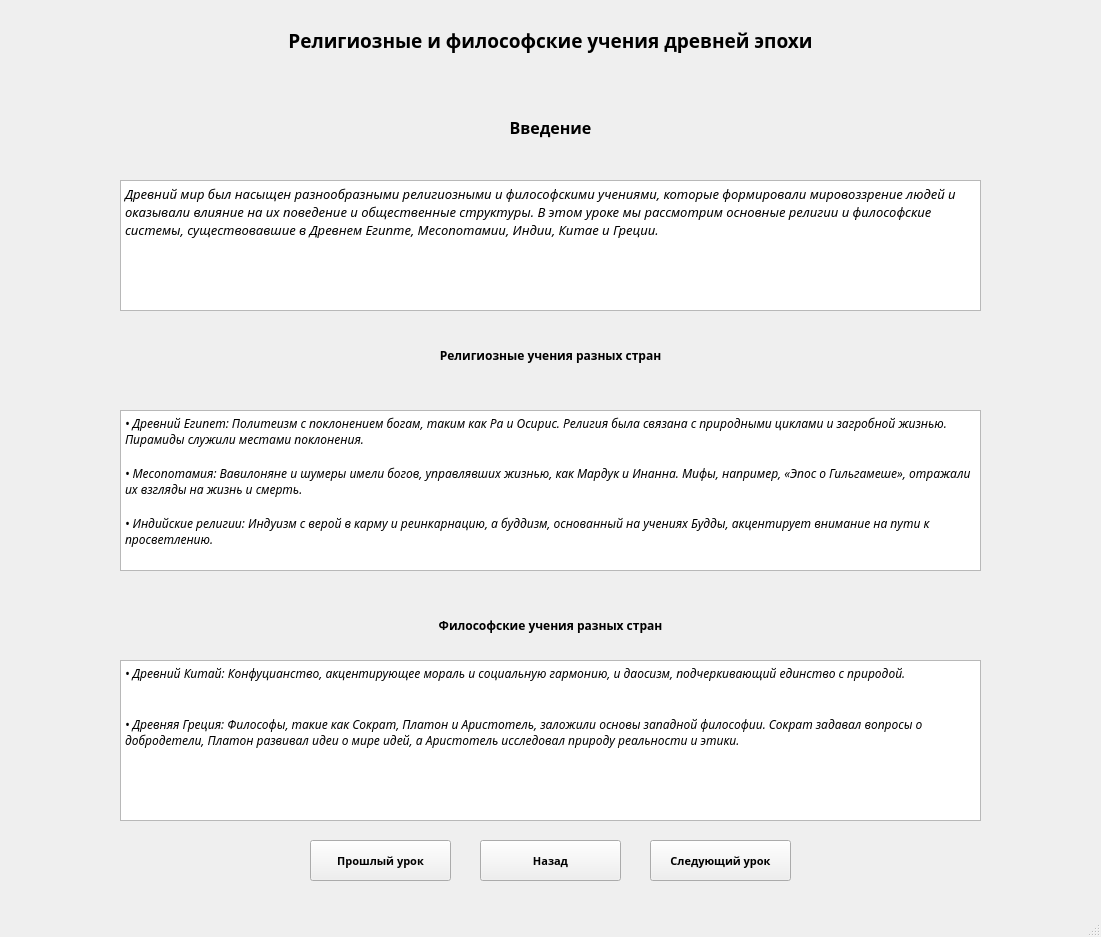
<?xml version="1.0" encoding="UTF-8"?>
<ui version="4.0">
 <class>MainWindow</class>
 <widget class="QMainWindow" name="MainWindow">
  <property name="geometry">
   <rect>
    <x>0</x>
    <y>0</y>
    <width>1101</width>
    <height>937</height>
   </rect>
  </property>
  <property name="font">
   <font>
    <family>Rockwell Extra Bold</family>
    <pointsize>8</pointsize>
    <weight>75</weight>
    <bold>true</bold>
   </font>
  </property>
  <property name="windowTitle">
   <string>MainWindow</string>
  </property>
  <widget class="QWidget" name="centralwidget">
   <widget class="QLabel" name="heading_label">
    <property name="geometry">
     <rect>
      <x>0</x>
      <y>0</y>
      <width>1101</width>
      <height>81</height>
     </rect>
    </property>
    <property name="font">
     <font>
      <family>Rockwell Extra Bold</family>
      <pointsize>14</pointsize>
      <weight>75</weight>
      <bold>true</bold>
     </font>
    </property>
    <property name="text">
     <string>Религиозные и философские учения древней эпохи</string>
    </property>
    <property name="alignment">
     <set>Qt::AlignCenter</set>
    </property>
   </widget>
   <widget class="QLabel" name="inroduction_label">
    <property name="geometry">
     <rect>
      <x>0</x>
      <y>102</y>
      <width>1101</width>
      <height>51</height>
     </rect>
    </property>
    <property name="font">
     <font>
      <family>Rockwell Extra Bold</family>
      <pointsize>12</pointsize>
      <weight>75</weight>
      <bold>true</bold>
     </font>
    </property>
    <property name="text">
     <string>Введение</string>
    </property>
    <property name="alignment">
     <set>Qt::AlignCenter</set>
    </property>
   </widget>
   <widget class="QTextBrowser" name="introduction">
    <property name="geometry">
     <rect>
      <x>120</x>
      <y>180</y>
      <width>861</width>
      <height>131</height>
     </rect>
    </property>
    <property name="html">
     <string>&lt;!DOCTYPE HTML PUBLIC &quot;-//W3C//DTD HTML 4.0//EN&quot; &quot;http://www.w3.org/TR/REC-html40/strict.dtd&quot;&gt;
&lt;html&gt;&lt;head&gt;&lt;meta name=&quot;qrichtext&quot; content=&quot;1&quot; /&gt;&lt;style type=&quot;text/css&quot;&gt;
p, li { white-space: pre-wrap; }
&lt;/style&gt;&lt;/head&gt;&lt;body style=&quot; font-family:'Rockwell Extra Bold'; font-size:8pt; font-weight:600; font-style:normal;&quot;&gt;
&lt;p style=&quot; margin-top:0px; margin-bottom:0px; margin-left:0px; margin-right:0px; -qt-block-indent:0; text-indent:0px;&quot;&gt;&lt;span style=&quot; font-family:'MS Shell Dlg 2'; font-size:10pt; font-weight:400; font-style:italic;&quot;&gt;Древний мир был насыщен разнообразными религиозными и философскими учениями, которые формировали мировоззрение людей и оказывали влияние на их поведение и общественные структуры. В этом уроке мы рассмотрим основные религии и философские системы, существовавшие в Древнем Египте, Месопотамии, Индии, Китае и Греции.&lt;/span&gt;&lt;/p&gt;&lt;/body&gt;&lt;/html&gt;</string>
    </property>
   </widget>
   <widget class="QLabel" name="religion_label">
    <property name="geometry">
     <rect>
      <x>0</x>
      <y>340</y>
      <width>1101</width>
      <height>31</height>
     </rect>
    </property>
    <property name="font">
     <font>
      <family>Rockwell Extra Bold</family>
      <pointsize>9</pointsize>
      <weight>75</weight>
      <bold>true</bold>
     </font>
    </property>
    <property name="text">
     <string>Религиозные учения разных стран</string>
    </property>
    <property name="alignment">
     <set>Qt::AlignCenter</set>
    </property>
   </widget>
   <widget class="QTextBrowser" name="religion">
    <property name="geometry">
     <rect>
      <x>120</x>
      <y>410</y>
      <width>861</width>
      <height>161</height>
     </rect>
    </property>
    <property name="html">
     <string>&lt;!DOCTYPE HTML PUBLIC &quot;-//W3C//DTD HTML 4.0//EN&quot; &quot;http://www.w3.org/TR/REC-html40/strict.dtd&quot;&gt;
&lt;html&gt;&lt;head&gt;&lt;meta name=&quot;qrichtext&quot; content=&quot;1&quot; /&gt;&lt;style type=&quot;text/css&quot;&gt;
p, li { white-space: pre-wrap; }
&lt;/style&gt;&lt;/head&gt;&lt;body style=&quot; font-family:'Rockwell Extra Bold'; font-size:8pt; font-weight:600; font-style:normal;&quot;&gt;
&lt;p style=&quot; margin-top:0px; margin-bottom:0px; margin-left:0px; margin-right:0px; -qt-block-indent:0; text-indent:0px;&quot;&gt;&lt;span style=&quot; font-family:'MS Shell Dlg 2'; font-size:9pt; font-weight:400; font-style:italic;&quot;&gt;• Древний Египет: Политеизм с поклонением богам, таким как Ра и Осирис. Религия была связана с природными циклами и загробной жизнью. Пирамиды служили местами поклонения.  &lt;/span&gt;&lt;/p&gt;
&lt;p style=&quot;-qt-paragraph-type:empty; margin-top:0px; margin-bottom:0px; margin-left:0px; margin-right:0px; -qt-block-indent:0; text-indent:0px; font-family:'MS Shell Dlg 2'; font-size:9pt; font-weight:400; font-style:italic;&quot;&gt;&lt;br /&gt;&lt;/p&gt;
&lt;p style=&quot; margin-top:0px; margin-bottom:0px; margin-left:0px; margin-right:0px; -qt-block-indent:0; text-indent:0px;&quot;&gt;&lt;span style=&quot; font-family:'MS Shell Dlg 2'; font-size:9pt; font-weight:400; font-style:italic;&quot;&gt;• Месопотамия: Вавилоняне и шумеры имели богов, управлявших жизнью, как Мардук и Инанна. Мифы, например, «Эпос о Гильгамеше», отражали их взгляды на жизнь и смерть.&lt;/span&gt;&lt;/p&gt;
&lt;p style=&quot;-qt-paragraph-type:empty; margin-top:0px; margin-bottom:0px; margin-left:0px; margin-right:0px; -qt-block-indent:0; text-indent:0px; font-family:'MS Shell Dlg 2'; font-size:9pt; font-weight:400; font-style:italic;&quot;&gt;&lt;br /&gt;&lt;/p&gt;
&lt;p style=&quot; margin-top:0px; margin-bottom:0px; margin-left:0px; margin-right:0px; -qt-block-indent:0; text-indent:0px;&quot;&gt;&lt;span style=&quot; font-family:'MS Shell Dlg 2'; font-size:9pt; font-weight:400; font-style:italic;&quot;&gt;• Индийские религии: Индуизм с верой в карму и реинкарнацию, а буддизм, основанный на учениях Будды, акцентирует внимание на пути к просветлению.&lt;/span&gt;&lt;/p&gt;&lt;/body&gt;&lt;/html&gt;</string>
    </property>
   </widget>
   <widget class="QLabel" name="philosophy_label">
    <property name="geometry">
     <rect>
      <x>0</x>
      <y>610</y>
      <width>1101</width>
      <height>31</height>
     </rect>
    </property>
    <property name="font">
     <font>
      <family>Rockwell Extra Bold</family>
      <pointsize>9</pointsize>
      <weight>75</weight>
      <bold>true</bold>
     </font>
    </property>
    <property name="text">
     <string>Философские учения разных стран</string>
    </property>
    <property name="alignment">
     <set>Qt::AlignCenter</set>
    </property>
   </widget>
   <widget class="QTextBrowser" name="philosophy">
    <property name="geometry">
     <rect>
      <x>120</x>
      <y>660</y>
      <width>861</width>
      <height>161</height>
     </rect>
    </property>
    <property name="html">
     <string>&lt;!DOCTYPE HTML PUBLIC &quot;-//W3C//DTD HTML 4.0//EN&quot; &quot;http://www.w3.org/TR/REC-html40/strict.dtd&quot;&gt;
&lt;html&gt;&lt;head&gt;&lt;meta name=&quot;qrichtext&quot; content=&quot;1&quot; /&gt;&lt;style type=&quot;text/css&quot;&gt;
p, li { white-space: pre-wrap; }
&lt;/style&gt;&lt;/head&gt;&lt;body style=&quot; font-family:'Rockwell Extra Bold'; font-size:8pt; font-weight:600; font-style:normal;&quot;&gt;
&lt;p style=&quot; margin-top:0px; margin-bottom:0px; margin-left:0px; margin-right:0px; -qt-block-indent:0; text-indent:0px;&quot;&gt;&lt;span style=&quot; font-family:'MS Shell Dlg 2'; font-size:9pt; font-weight:400; font-style:italic;&quot;&gt;• Древний Китай: Конфуцианство, акцентирующее мораль и социальную гармонию, и даосизм, подчеркивающий единство с природой.&lt;/span&gt;&lt;/p&gt;
&lt;p style=&quot;-qt-paragraph-type:empty; margin-top:0px; margin-bottom:0px; margin-left:0px; margin-right:0px; -qt-block-indent:0; text-indent:0px; font-family:'MS Shell Dlg 2'; font-size:9pt; font-weight:400; font-style:italic;&quot;&gt;&lt;br /&gt;&lt;/p&gt;
&lt;p style=&quot; margin-top:0px; margin-bottom:0px; margin-left:0px; margin-right:0px; -qt-block-indent:0; text-indent:0px;&quot;&gt;&lt;span style=&quot; font-family:'MS Shell Dlg 2'; font-size:9pt; font-weight:400; font-style:italic;&quot;&gt;  &lt;/span&gt;&lt;/p&gt;
&lt;p style=&quot; margin-top:0px; margin-bottom:0px; margin-left:0px; margin-right:0px; -qt-block-indent:0; text-indent:0px;&quot;&gt;&lt;span style=&quot; font-family:'MS Shell Dlg 2'; font-size:9pt; font-weight:400; font-style:italic;&quot;&gt;• Древняя Греция: Философы, такие как Сократ, Платон и Аристотель, заложили основы западной философии. Сократ задавал вопросы о добродетели, Платон развивал идеи о мире идей, а Аристотель исследовал природу реальности и этики.&lt;/span&gt;&lt;/p&gt;&lt;/body&gt;&lt;/html&gt;</string>
    </property>
   </widget>
   <widget class="QPushButton" name="previous_lesson">
    <property name="geometry">
     <rect>
      <x>310</x>
      <y>840</y>
      <width>141</width>
      <height>41</height>
     </rect>
    </property>
    <property name="font">
     <font>
      <family>Rockwell Extra Bold</family>
      <pointsize>8</pointsize>
      <weight>75</weight>
      <bold>true</bold>
     </font>
    </property>
    <property name="text">
     <string>Прошлый урок</string>
    </property>
   </widget>
   <widget class="QPushButton" name="return_button">
    <property name="geometry">
     <rect>
      <x>480</x>
      <y>840</y>
      <width>141</width>
      <height>41</height>
     </rect>
    </property>
    <property name="text">
     <string>Назад</string>
    </property>
   </widget>
   <widget class="QPushButton" name="next_lesson">
    <property name="geometry">
     <rect>
      <x>650</x>
      <y>840</y>
      <width>141</width>
      <height>41</height>
     </rect>
    </property>
    <property name="text">
     <string>Следующий урок</string>
    </property>
   </widget>
  </widget>
  <widget class="QMenuBar" name="menubar">
   <property name="geometry">
    <rect>
     <x>0</x>
     <y>0</y>
     <width>1101</width>
     <height>21</height>
    </rect>
   </property>
  </widget>
  <widget class="QStatusBar" name="statusbar"/>
 </widget>
 <resources/>
 <connections/>
</ui>
